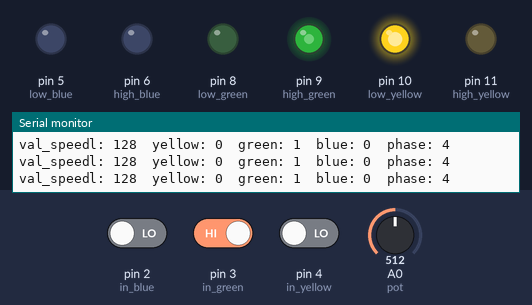
Simulated run of this sketch. Board: Arduino Uno, built with avr-gcc and run on an emulated ATmega328P. On the bench: output pins drawn as LEDs (lit = HIGH), the last lines printed to the serial monitor. Inputs (shaded band) come from the test bench; at power-on: A0 (pot) = 512, pin 2 (in_blue) LOW, pin 3 (in_green) HIGH, pin 4 (in_yellow) LOW.

Above: at 1.2 s.
1.3 s: A0 (pot) set to 411
At 1.7 s:
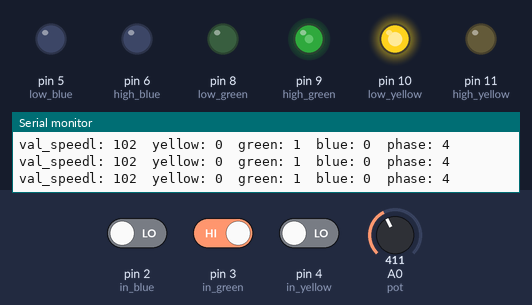
4.3 s: A0 (pot) set to 381
At 5.3 s:
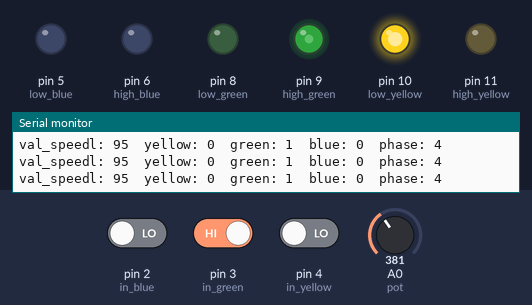
7.3 s: pin 2 (in_blue) driven HIGH
At 8.5 s:
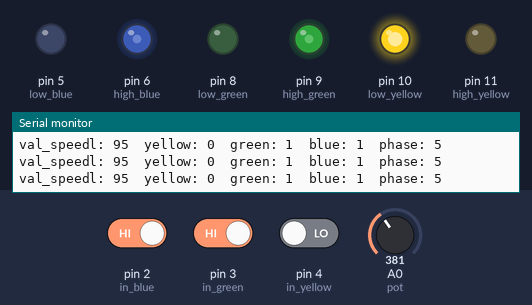
8.8 s: pin 3 (in_green) driven LOW
At 10.0 s:
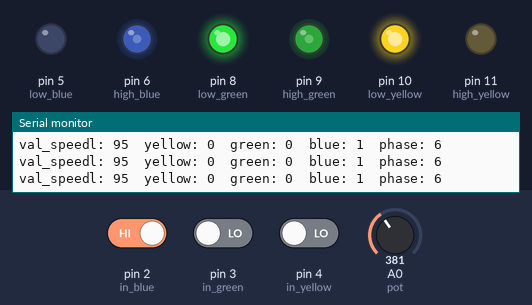
10.3 s: pin 4 (in_yellow) driven HIGH
At 10.9 s:
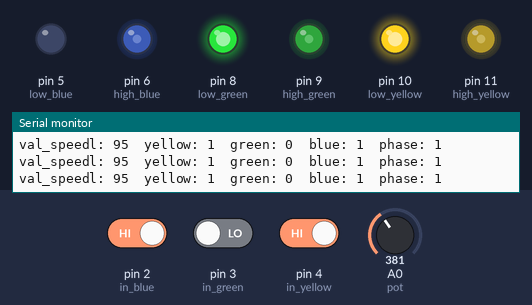
11.8 s: A0 (pot) set to 716
At 12.3 s:
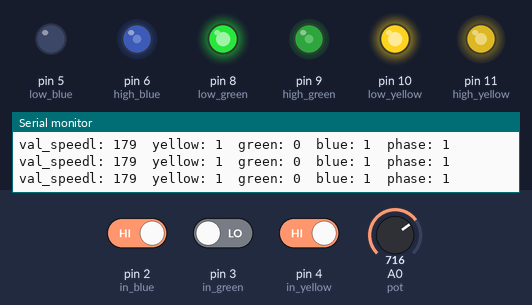
Timing chart, 0 to 14.3 s (numbered marks = the images above; inputs shaded):
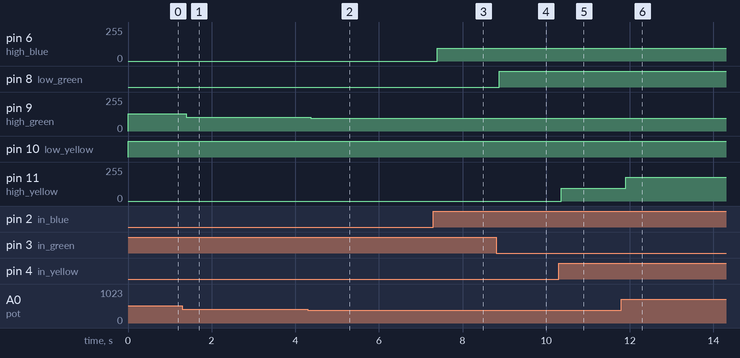

The sketch:

fet_test.ino
```cpp
// output pins to the gate
const uint8_t high_yellow = 11;
const uint8_t low_yellow = 10;

const uint8_t high_green = 9;
const uint8_t low_green = 8;

const uint8_t high_blue = 6;
const uint8_t low_blue = 5;


// sensor input pins
const uint8_t in_yellow = 4;
const uint8_t in_green = 3;
const uint8_t in_blue = 2;

// sensor values
uint8_t val_yellow, val_green, val_blue;

// potentiometer for val_speed
const int pot = A0;
unsigned int val_pot = 0;
unsigned int val_speed = 0;

// variable for phase
uint8_t phase = 0;

/* ----------------------------------------------------------------------------------- setup ----------------------------------------------------------------------------------- */
void setup() {
  Serial.begin(9600);

  // pinmode output for gate driving pins
  pinMode(high_yellow, OUTPUT);
  pinMode(low_yellow, OUTPUT);

  pinMode(high_green, OUTPUT);
  pinMode(low_green, OUTPUT);

  pinMode(high_blue, OUTPUT);
  pinMode(low_blue, OUTPUT);

  // default value 0 to gates
  digitalWrite(high_yellow, LOW);
  digitalWrite(low_yellow, LOW);

  digitalWrite(high_green, LOW);
  digitalWrite(low_green, LOW);

  digitalWrite(high_blue, LOW);
  digitalWrite(low_blue, LOW);
}

/* ----------------------------------------------------------------------------------- loop ----------------------------------------------------------------------------------- */
void loop() {
  // read sensor data
  read_sensor_data();

  // print sensor data
  print_sensor_data();

   // get phase
   phase = get_phase();

   // run motor
   run_motor(phase);
}

void read_sensor_data()
{
  // potentiometer
  val_pot = analogRead(pot);
  val_speed = (unsigned int) val_pot / 4;

  // sensor pins
  val_yellow = digitalRead(in_yellow);
  val_green = digitalRead(in_green);
  val_blue = digitalRead(in_blue);
}

void print_sensor_data()
{
//   Serial.print("\nval: ");
//   Serial.print(val_pot);
  Serial.print("\nval_speedl: ");
  Serial.print(val_speed);
  Serial.print("\tyellow: ");
  Serial.print(val_yellow);
  Serial.print("\tgreen: ");
  Serial.print(val_green);
  Serial.print("\tblue: ");
  Serial.print(val_blue);
  Serial.print("\tphase: ");
  Serial.print(phase);
}

uint8_t get_phase()
{
  if(val_yellow == 1 && val_green == 0 && val_blue == 1) return 1;
  else if(val_yellow == 1 && val_green == 0 && val_blue == 0) return 2;
  else if(val_yellow == 1 && val_green == 1 && val_blue == 0) return  3;
  else if(val_yellow == 0 && val_green == 1 && val_blue == 0) return 4;
  else if(val_yellow == 0 && val_green == 1 && val_blue == 1) return 5;
  else if(val_yellow == 0 && val_green == 0 && val_blue == 1) return 6;
  return 0;
}

void run_motor(uint8_t phase)
{
  switch(phase) {

    case 0:
      while(true) {
        Serial.println("*********** ERROR ***********");
      }
    break;

    case 1:
      analogWrite(high_yellow, val_speed);
      digitalWrite(low_green, HIGH);
     break;

     case 2:
      analogWrite(high_yellow, val_speed);
      digitalWrite(low_blue, HIGH);
     break;

     case 3:
      analogWrite(high_green, val_speed);
      digitalWrite(low_blue, HIGH);
     break;

     case 4:
      analogWrite(high_green, val_speed);
      digitalWrite(low_yellow, HIGH);
     break;

     case 5:
      analogWrite(high_blue, val_speed);
      digitalWrite(low_yellow, HIGH);
     break;

     case 6:
      analogWrite(high_blue, val_speed);
      digitalWrite(low_green, HIGH);
     break;
  }
}
```

Measured:
- after the input at 1.3 s, pin 9 (high_green): 128/255 → 102/255 after 0.09 s
- after the input at 4.3 s, pin 9 (high_green): 102/255 → 95/255 after 0.07 s
- after the input at 7.3 s, pin 6 (high_blue): 0/255 → 95/255 after 0.09 s
- after the input at 8.8 s, pin 8 (low_green): LOW → HIGH after 0.07 s
- after the input at 10.3 s, pin 11 (high_yellow): 0/255 → 95/255 after 0.06 s
- after the input at 11.8 s, pin 11 (high_yellow): 95/255 → 179/255 after 0.10 s
